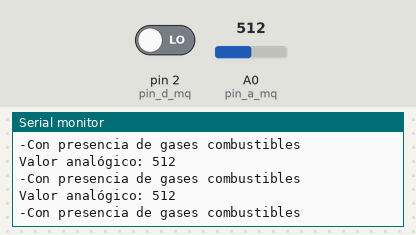
The sketch below on a simulated Arduino Uno, built with avr-gcc and run on an emulated ATmega328P. Shown: the last lines printed to the serial monitor. The inputs (shaded band) are chosen by the test bench; at power-on: A0 (pin_a_mq) = 512, pin 2 (pin_d_mq) LOW.

Above: at 12.4 s.
12.5 s: A0 (pin_a_mq) set to 986
At 12.84 s:
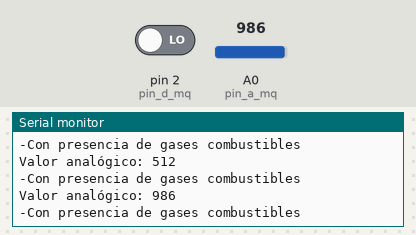
15.5 s: A0 (pin_a_mq) set to 1012
At 15.84 s:
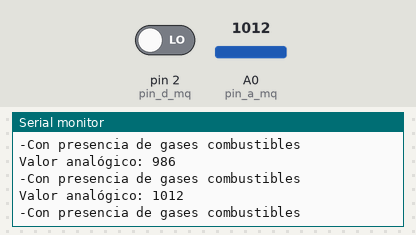
Timing chart, 0 to 18.5 s (numbered marks = the images above; inputs shaded):
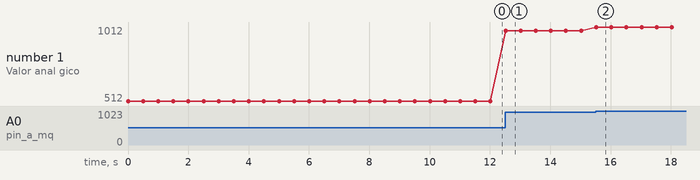

The sketch:

Sensor_MQ-2.ino
```cpp
int pin_d_mq = 2;
int pin_a_mq = A0;

void setup() {
  Serial.begin(9600);
  pinMode(pin_d_mq, INPUT);
}


void loop() {
  boolean mq_estado = digitalRead(pin_d_mq);//Leemos el sensor
  int mq_a_valor = analogRead(pin_a_mq);

  Serial.print("Valor analógico: ");
  Serial.println(mq_a_valor);
  if(mq_estado) //si la salida del sensor es 1
  {
    Serial.println("-Sin presencia de gases combustibles");
  }
  else //si la salida del sensor es 0
  {
    Serial.println("-Con presencia de gases combustibles");
  }
  delay(500);
}
```

Measured:
- after the input at 12.5 s, the serial monitor: prints a new line at once (image 1)
- after the input at 15.5 s, the serial monitor: prints a new line at once (image 2)
- plotted number 1: 512 → 986 after the input at 12.5 s, 986 → 1012 after the input at 15.5 s
